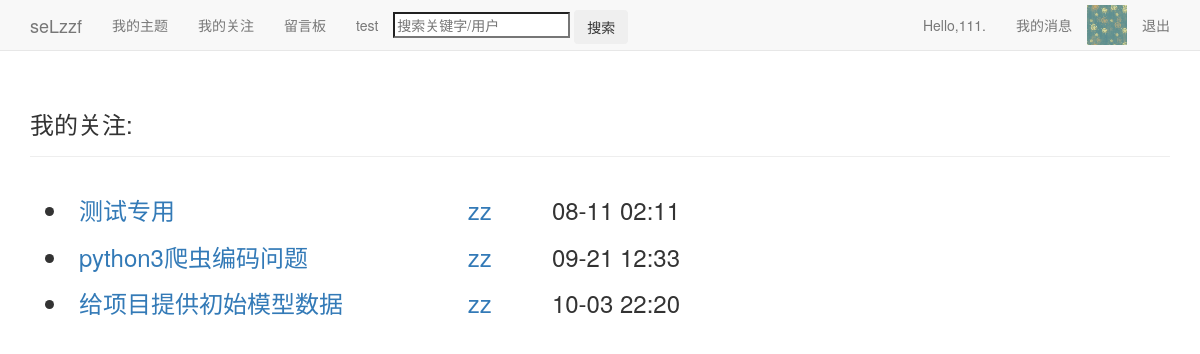
The app's page /action/87 (signed in) with its own data.
### users/models.py (models this page shows, shortened)
class Userinfo(models.Model):
	user=models.OneToOneField(User)
	pic=models.ImageField(upload_to='images',default='images/default.jpg',verbose_name='头像',blank=True)
	sex=models.CharField('性别',max_length=2,choices=(
	('男','♂'),('女','♀')),blank=True)
	birthday=models.DateField('生日',default='2000-01-01',blank=True)
	school=models.TextField('学校',max_length=50,default='暂未设置所在学校')
	autograph=models.TextField('个性签名',max_length=50,default='暂未设置个性签名')

### blogs/models.py (models this page shows, shortened)
class Theme(models.Model):
	owner=models.ForeignKey(User)
	title=models.CharField('标题',max_length=20)
	date_added=models.DateTimeField(auto_now_add=True)
	date_updated=models.DateTimeField(auto_now=True)
	设为私密=models.BooleanField(default=False)
	views=models.PositiveIntegerField(default=0)
	praises=models.PositiveIntegerField(default=0)
	def __str__(self):
		return self.title

### action/views.py (the view)
# urls.py: url(r'^(?P<user_id>\d+)$',views.action,name='action'),
@login_required
def action(request,user_id):
	page_user=request.user
	Followers=Follower.objects.filter(follower=page_user)#一个查询集内，N个元素
	themes=[]
	n=0
	for people in Followers:
		owner=people.focus
		if n==0:
			themes.append(Theme.objects.filter(owner=owner))
		else:
			themes.append(Theme.objects.filter(owner=owner))
			themes[n]=themes[n]|themes[n-1]
		n+=1
	try:
		themes=themes[n-1].filter(设为私密=False).order_by('date_added')
	except:
		return HttpResponse('no focus')
	context={'page_user':page_user,'themes':themes}
	return render(request,'action/action.html',context)

### blog/context_processor.py (called while the page is built)
def request_userinfo(request):
	user=request.user
	try:
		request_userinfo=Userinfo.objects.get(user=user)
		return {'request_userinfo':request_userinfo}
	except:
		return {'request_userinfo':'请登录.'}

### action/templates/action/action.html (shortened to what this page needs)
{% extends "blogs/base.html" %}
{% load static %}
{% block header %}
<h3>我的关注:</h3>
{% endblock header %}
{% block content %}
<div class="col-md-7">
{% for theme in themes %}
  <h3>
  <li>
    <a href="{% url 'blogs:theme' theme.owner.id theme.id %}">
	  {{theme}}
	</a>
	<div style="float:right;" >
	  {{theme.date_added|date:'m-d H:i'}}
	</div>
    <a style="float:right;" href="{% url 'users:userinfo' theme.owner.id %}">
	  {{theme.owner}}
	</a>
  </li>
  </h3>
{% endfor %}
</div>
{% endblock content %}

### blogs/templates/blogs/base.html (shortened to what this page needs)
{% load bootstrap3 %}
{% load static %}
<!DOCTYPE html>
<html lang='en'>
<head>
  {% bootstrap_css %}
</head>
<body>
  <nav class='navbar navbar-default navbar-static-top'>
    <div class='container'>
	  <div class='navbar-header'>
	    <a class='navbar-brand' href="{% url 'blogs:index' %}">seLzzf</a>
	  </div>
	  <div id='navbar' class='navbar-collapse collapse'>
	    <ul class='nav navbar-nav'>
		  <li><a href="{% url 'blogs:themes' page_user.id %}">我的主题</a></li>
		  {% if user == page_user %}
		  <li><a href="{% url 'action:action' user.id %}">我的关注</a></li>
		  {% endif %}
		  <li><a href="{% url 'message:message' page_user.id %}">留言板</a></li>
		  <li><a href="{% url 'blogs:test' %}">test</a></li>
		  <li style='margin-top:10px' class='search'>
		    <form method='post' action="{% url 'blogs:search' %}">
		    <input name='search' type='search' placeholder='搜索关键字/用户'/>
		    <input class='btn' type='submit' value='搜索'>
		    </form>
		  </li>
		</ul>
		<ul class='nav navbar-nav navbar-right'>
		  {% if user.is_authenticated %}
			<li><a href="{% url 'users:userinfo' user.id %}">Hello,{{ user.username }}.</a></li>
			<li><a href="{% url 'users:news' %}">我的消息</a></li>
			<li><img style='margin-top:5px' src="{{ request_userinfo.pic.url }}" alt='pic' height="40" width="40"/></li>
			<li><a href="{% url 'users:logout' %}">退出</a></li>
		  {% endif %}
		</ul>
	  </div>
	</div>
  </nav>
  <div class='container'>
    <div class='page-header'>
      {% block header %}{% endblock header %}
    </div>
    <div>
      {% block content %}{% endblock content %}
	</div>
  </div>
</body>
</html>

### records on screen
Userinfo: pic (picture)
Theme: title "测试专用", date_added "08-11 02:11", owner "zz"
Theme: title "python3爬虫编码问题", date_added "09-21 12:33", owner "zz"
Theme: title "给项目提供初始模型数据", date_added "10-03 22:20", owner "zz"

### other values on screen
{{ user.username }} "111"
